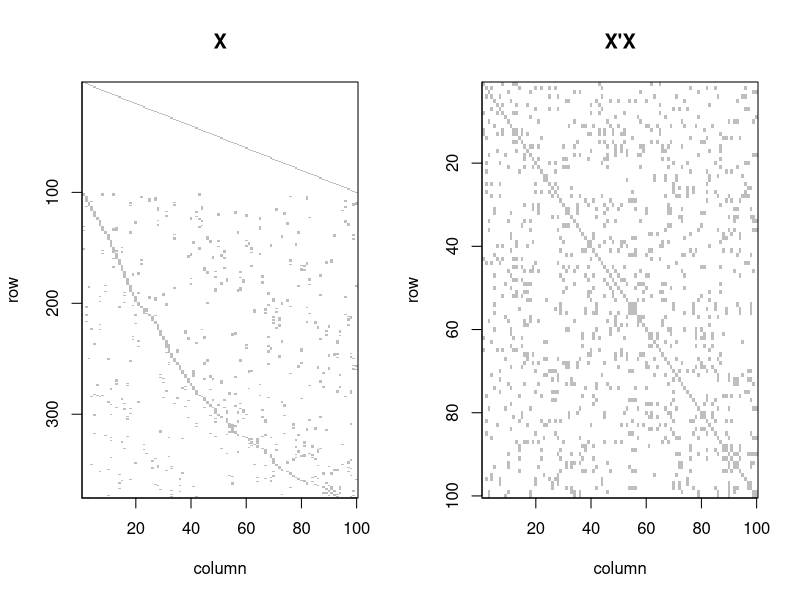

Write the R code that produced this figure.
### R code from vignette source 'SparseM.Rnw'

###################################################
### code chunk number 1: SparseM.Rnw:132-141
###################################################
library(SparseM)
a <- rnorm(5*4)
a[abs(a)<0.7] <- 0
A <- matrix(a,5,4)
A
A.csr <- as.matrix.csr(A)
A.csr
as.matrix(A.csr)



###################################################
### code chunk number 2: SparseM.Rnw:166-172
###################################################
data(triogramX)
par(mfrow=c(1,2))
image(X)
title("X")
image(t(X)%*%X)
title("X\'X")


###################################################
### code chunk number 3: SparseM.Rnw:261-283
###################################################
#hb.o <- read.matrix.hb(system.file("HBdata","lsq.rra",package = "SparseM"))
data(lsq)
X <- model.matrix(lsq) #extract the design matrix
y <- model.response(lsq) # extract the rhs
X1 <- as.matrix(X)
slm.time <- system.time(slm(y~X1-1) -> slm.o) # pretty fast
lm.time <- system.time(lm(y~X1-1) -> lm.o) # very slow
slm.fit.time <- system.time(slm.fit(X,y)) # very fast
lm.fit.time <- system.time(lm.fit(X1,y)) # still very slow
cat("slm time =",slm.time,"\n")
cat("lm time =",lm.time,"\n")
cat("slm.fit time =",slm.fit.time,"\n")
cat("lm.fit time =",lm.fit.time,"\n")
cat("slm Results: Reported Coefficients Truncated to 5  ","\n")
sum.slm <- summary(slm.o)
sum.slm$coef <- sum.slm$coef[1:5,] 
sum.slm
cat("lm Results: Reported Coefficients Truncated to 5  ","\n")
sum.lm <- summary(lm.o)
sum.lm$coefficients <- sum.lm$coefficients[1:5,] 
sum.lm



